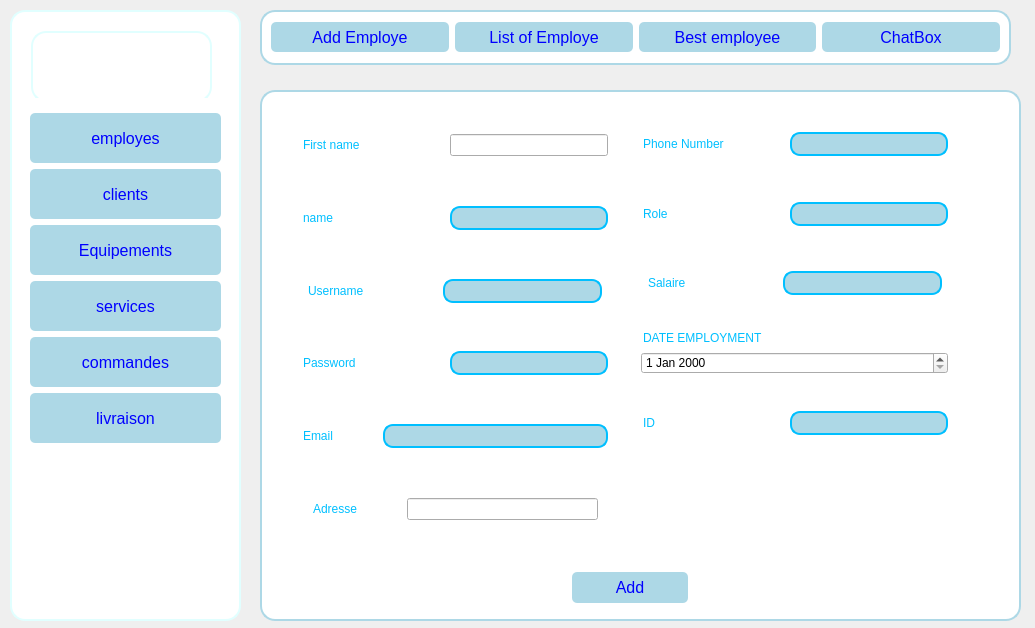
<?xml version="1.0" encoding="UTF-8"?>
<ui version="4.0">
 <class>GestionEmployes</class>
 <widget class="QDialog" name="GestionEmployes">
  <property name="geometry">
   <rect>
    <x>0</x>
    <y>0</y>
    <width>1035</width>
    <height>628</height>
   </rect>
  </property>
  <property name="windowTitle">
   <string>Dialog</string>
  </property>
  <property name="styleSheet">
   <string notr="true">QPushButton {
    background-color: #4CAF50;   /* Green background */
    color: white;                 /* White text */
    border: none;                 /* No border */
    padding: 10px 20px;           /* Padding around the text */
    font-size: 16px;              /* Font size */
    border-radius: 12px;         /* Rounded corners */
    cursor: pointer;             /* Pointer cursor on hover */
}

QPushButton:hover {
    background-color: #45a049;   /* Darker green when hovering */
}

QPushButton:pressed {
    background-color: #3e8e41;   /* Even darker green when pressed */
}
</string>
  </property>
  <widget class="QFrame" name="frame_3">
   <property name="geometry">
    <rect>
     <x>260</x>
     <y>10</y>
     <width>751</width>
     <height>55</height>
    </rect>
   </property>
   <property name="styleSheet">
    <string notr="true">QFrame {
    background-color: white;
    width: 10px;
    border: 2px solid lightblue;;
    border-radius: 15px;
}</string>
   </property>
   <property name="frameShape">
    <enum>QFrame::Shape::NoFrame</enum>
   </property>
   <layout class="QHBoxLayout" name="horizontalLayout_6">
    <item>
     <widget class="QPushButton" name="pushButton_10">
      <property name="minimumSize">
       <size>
        <width>0</width>
        <height>30</height>
       </size>
      </property>
      <property name="styleSheet">
       <string notr="true">QPushButton {
    background-color: lightblue; /* Couleur de fond bleu clair */
    color: blue; /* Couleur du texte bleu */
    border: none; /* Supprime la bordure */
    padding: 5px; /* Ajoute de l'espace autour du texte */
    border-radius: 5px; /* Arrondit les coins */
}
</string>
      </property>
      <property name="text">
       <string>Add Employe</string>
      </property>
     </widget>
    </item>
    <item>
     <widget class="QPushButton" name="pushButton_2">
      <property name="minimumSize">
       <size>
        <width>0</width>
        <height>30</height>
       </size>
      </property>
      <property name="styleSheet">
       <string notr="true">QPushButton {
    background-color: lightblue; /* Couleur de fond bleu clair */
    color: blue; /* Couleur du texte bleu */
    border: none; /* Supprime la bordure */
    padding: 5px; /* Ajoute de l'espace autour du texte */
    border-radius: 5px; /* Arrondit les coins */
}
</string>
      </property>
      <property name="text">
       <string>List of Employe</string>
      </property>
     </widget>
    </item>
    <item>
     <widget class="QPushButton" name="pushButton_11">
      <property name="minimumSize">
       <size>
        <width>0</width>
        <height>30</height>
       </size>
      </property>
      <property name="styleSheet">
       <string notr="true">QPushButton {
    background-color: lightblue; /* Couleur de fond bleu clair */
    color: blue; /* Couleur du texte bleu */
    border: none; /* Supprime la bordure */
    padding: 5px; /* Ajoute de l'espace autour du texte */
    border-radius: 5px; /* Arrondit les coins */
}
</string>
      </property>
      <property name="text">
       <string>Best employee</string>
      </property>
     </widget>
    </item>
    <item>
     <widget class="QPushButton" name="pushButton_12">
      <property name="minimumSize">
       <size>
        <width>0</width>
        <height>30</height>
       </size>
      </property>
      <property name="styleSheet">
       <string notr="true">QPushButton {
    background-color: lightblue; /* Couleur de fond bleu clair */
    color: blue; /* Couleur du texte bleu */
    border: none; /* Supprime la bordure */
    padding: 5px; /* Ajoute de l'espace autour du texte */
    border-radius: 5px; /* Arrondit les coins */
}
</string>
      </property>
      <property name="text">
       <string>ChatBox</string>
      </property>
     </widget>
    </item>
   </layout>
  </widget>
  <widget class="QStackedWidget" name="stackedWidget">
   <property name="geometry">
    <rect>
     <x>260</x>
     <y>90</y>
     <width>761</width>
     <height>531</height>
    </rect>
   </property>
   <property name="styleSheet">
    <string notr="true">#stackedWidget {
    background-color: white;
    width: 10px;
    border: 2px solid lightblue;;
    border-radius: 15px;
}
 </string>
   </property>
   <property name="currentIndex">
    <number>0</number>
   </property>
   <widget class="QWidget" name="page_3">
    <widget class="QWidget" name="widget_10" native="true">
     <property name="geometry">
      <rect>
       <x>30</x>
       <y>20</y>
       <width>325</width>
       <height>431</height>
      </rect>
     </property>
     <layout class="QVBoxLayout" name="verticalLayout_2">
      <item>
       <widget class="QWidget" name="widget_11" native="true">
        <layout class="QHBoxLayout" name="horizontalLayout_7">
         <item>
          <widget class="QLineEdit" name="lineEdit_7">
           <property name="maximumSize">
            <size>
             <width>143</width>
             <height>16777215</height>
            </size>
           </property>
           <property name="styleSheet">
            <string notr="true">QLineEdit{
	 color:deepskyblue;
	font: 700 12pt &quot;Segoe UI&quot;;
	
	;
}
</string>
           </property>
           <property name="text">
            <string>First name</string>
           </property>
           <property name="frame">
            <bool>false</bool>
           </property>
          </widget>
         </item>
         <item>
          <widget class="QLineEdit" name="firstname">
           <property name="minimumSize">
            <size>
             <width>0</width>
             <height>0</height>
            </size>
           </property>
           <property name="maximumSize">
            <size>
             <width>159</width>
             <height>16777215</height>
            </size>
           </property>
           <property name="styleSheet">
            <string notr="true">#nameline_2 {
	background-color: rgb(196, 255, 238);
    border: 2px solid  #00a388;; /* Bordure rose */
    border-radius: 10px; /* Coins arrondis */
    padding: 2px;
}
</string>
           </property>
          </widget>
         </item>
        </layout>
       </widget>
      </item>
      <item>
       <widget class="QWidget" name="widget_12" native="true">
        <layout class="QHBoxLayout" name="horizontalLayout_8">
         <item>
          <widget class="QLineEdit" name="lineEdit_8">
           <property name="maximumSize">
            <size>
             <width>143</width>
             <height>16777215</height>
            </size>
           </property>
           <property name="styleSheet">
            <string notr="true">QLineEdit{
	 color:deepskyblue;
	font: 700 12pt &quot;Segoe UI&quot;;
	
	;
}
</string>
           </property>
           <property name="text">
            <string>name</string>
           </property>
           <property name="frame">
            <bool>false</bool>
           </property>
          </widget>
         </item>
         <item>
          <widget class="QLineEdit" name="name">
           <property name="minimumSize">
            <size>
             <width>0</width>
             <height>0</height>
            </size>
           </property>
           <property name="maximumSize">
            <size>
             <width>159</width>
             <height>16777215</height>
            </size>
           </property>
           <property name="styleSheet">
            <string notr="true">QLineEdit {
	 background-color: lightblue; /* Couleur de fond bleu clair */
    border: 2px solid deepskyblue; /* Bordure de 2 pixels de couleur bleu foncé */
    border-radius: 10px; /* Coins arrondis */
    padding: 2px;
}
</string>
           </property>
          </widget>
         </item>
        </layout>
       </widget>
      </item>
      <item>
       <widget class="QWidget" name="widget_14" native="true">
        <layout class="QHBoxLayout" name="horizontalLayout_10">
         <item>
          <widget class="QLineEdit" name="lineEdit_14">
           <property name="maximumSize">
            <size>
             <width>126</width>
             <height>16777215</height>
            </size>
           </property>
           <property name="styleSheet">
            <string notr="true">QLineEdit{
	 color:deepskyblue;
	font: 700 12pt &quot;Segoe UI&quot;;
	
	;
}
</string>
           </property>
           <property name="text">
            <string>Username</string>
           </property>
           <property name="frame">
            <bool>false</bool>
           </property>
          </widget>
         </item>
         <item>
          <widget class="QLineEdit" name="username">
           <property name="minimumSize">
            <size>
             <width>0</width>
             <height>0</height>
            </size>
           </property>
           <property name="maximumSize">
            <size>
             <width>159</width>
             <height>16777215</height>
            </size>
           </property>
           <property name="styleSheet">
            <string notr="true">QLineEdit {
	 background-color: lightblue; /* Couleur de fond bleu clair */
    border: 2px solid deepskyblue; /* Bordure de 2 pixels de couleur bleu foncé */
    border-radius: 10px; /* Coins arrondis */
    padding: 2px;
}
</string>
           </property>
          </widget>
         </item>
        </layout>
       </widget>
      </item>
      <item>
       <widget class="QWidget" name="widget_16" native="true">
        <layout class="QHBoxLayout" name="horizontalLayout_11">
         <item>
          <widget class="QLineEdit" name="lineEdit_15">
           <property name="maximumSize">
            <size>
             <width>143</width>
             <height>16777215</height>
            </size>
           </property>
           <property name="styleSheet">
            <string notr="true">QLineEdit{
	 color:deepskyblue;
	font: 700 12pt &quot;Segoe UI&quot;;
	
	;
}
</string>
           </property>
           <property name="text">
            <string>Password</string>
           </property>
           <property name="frame">
            <bool>false</bool>
           </property>
          </widget>
         </item>
         <item>
          <widget class="QLineEdit" name="password">
           <property name="minimumSize">
            <size>
             <width>0</width>
             <height>0</height>
            </size>
           </property>
           <property name="maximumSize">
            <size>
             <width>159</width>
             <height>16777215</height>
            </size>
           </property>
           <property name="styleSheet">
            <string notr="true">QLineEdit {
	 background-color: lightblue; /* Couleur de fond bleu clair */
    border: 2px solid deepskyblue; /* Bordure de 2 pixels de couleur bleu foncé */
    border-radius: 10px; /* Coins arrondis */
    padding: 2px;
}
</string>
           </property>
          </widget>
         </item>
        </layout>
       </widget>
      </item>
      <item>
       <widget class="QWidget" name="widget_13" native="true">
        <layout class="QHBoxLayout" name="horizontalLayout_9">
         <item>
          <widget class="QLineEdit" name="lineEdit_9">
           <property name="maximumSize">
            <size>
             <width>76</width>
             <height>16777215</height>
            </size>
           </property>
           <property name="styleSheet">
            <string notr="true">QLineEdit{
	 color:deepskyblue;
	font: 700 12pt &quot;Segoe UI&quot;;
	
	;
}
</string>
           </property>
           <property name="text">
            <string>Email</string>
           </property>
           <property name="frame">
            <bool>false</bool>
           </property>
          </widget>
         </item>
         <item>
          <widget class="QLineEdit" name="email">
           <property name="minimumSize">
            <size>
             <width>0</width>
             <height>0</height>
            </size>
           </property>
           <property name="maximumSize">
            <size>
             <width>16777215</width>
             <height>16777215</height>
            </size>
           </property>
           <property name="styleSheet">
            <string notr="true">QLineEdit {
	 background-color: lightblue; /* Couleur de fond bleu clair */
    border: 2px solid deepskyblue; /* Bordure de 2 pixels de couleur bleu foncé */
    border-radius: 10px; /* Coins arrondis */
    padding: 2px;
}
</string>
           </property>
          </widget>
         </item>
        </layout>
       </widget>
      </item>
      <item>
       <widget class="QWidget" name="widget_2" native="true">
        <layout class="QHBoxLayout" name="horizontalLayout">
         <item>
          <widget class="QLineEdit" name="lineEdit_10">
           <property name="maximumSize">
            <size>
             <width>80</width>
             <height>16777215</height>
            </size>
           </property>
           <property name="styleSheet">
            <string notr="true">QLineEdit{
	 color:deepskyblue;
	font: 700 12pt &quot;Segoe UI&quot;;
	
	;
}
</string>
           </property>
           <property name="text">
            <string>Adresse</string>
           </property>
           <property name="frame">
            <bool>false</bool>
           </property>
          </widget>
         </item>
         <item>
          <widget class="QLineEdit" name="adresse">
           <property name="maximumSize">
            <size>
             <width>191</width>
             <height>16777215</height>
            </size>
           </property>
           <property name="styleSheet">
            <string notr="true">#lineEdit_11 {
	background-color: rgb(196, 255, 238);
    border: 2px solid  #00a388;; /* Bordure rose */
    border-radius: 10px; /* Coins arrondis */
    padding: 2px;
}</string>
           </property>
          </widget>
         </item>
        </layout>
       </widget>
      </item>
     </layout>
    </widget>
    <widget class="QPushButton" name="Add_button_2">
     <property name="geometry">
      <rect>
       <x>310</x>
       <y>480</y>
       <width>116</width>
       <height>31</height>
      </rect>
     </property>
     <property name="styleSheet">
      <string notr="true">
#Add_button_2  {
    background-color: lightblue; /* Couleur de fond bleu clair */
    color: blue; /* Couleur du texte bleu */
    border: none; /* Supprime la bordure */
    padding: 5px; /* Ajoute de l'espace autour du texte */
    border-radius: 5px; /* Arrondit les coins */
}
</string>
     </property>
     <property name="text">
      <string>Add</string>
     </property>
    </widget>
    <widget class="QWidget" name="widget_15" native="true">
     <property name="geometry">
      <rect>
       <x>370</x>
       <y>20</y>
       <width>325</width>
       <height>343</height>
      </rect>
     </property>
     <layout class="QVBoxLayout" name="verticalLayout_4">
      <item>
       <widget class="QWidget" name="widget_22" native="true">
        <layout class="QHBoxLayout" name="horizontalLayout_18">
         <item>
          <widget class="QLineEdit" name="lineEdit_22">
           <property name="maximumSize">
            <size>
             <width>143</width>
             <height>16777215</height>
            </size>
           </property>
           <property name="styleSheet">
            <string notr="true">QLineEdit{
	 color:deepskyblue;
	font: 700 12pt &quot;Segoe UI&quot;;
	
	;
}
</string>
           </property>
           <property name="text">
            <string>Phone Number</string>
           </property>
           <property name="frame">
            <bool>false</bool>
           </property>
          </widget>
         </item>
         <item>
          <widget class="QLineEdit" name="tel">
           <property name="minimumSize">
            <size>
             <width>0</width>
             <height>0</height>
            </size>
           </property>
           <property name="maximumSize">
            <size>
             <width>159</width>
             <height>16777215</height>
            </size>
           </property>
           <property name="styleSheet">
            <string notr="true">QLineEdit {
	 background-color: lightblue; /* Couleur de fond bleu clair */
    border: 2px solid deepskyblue; /* Bordure de 2 pixels de couleur bleu foncé */
    border-radius: 10px; /* Coins arrondis */
    padding: 2px;
}
</string>
           </property>
          </widget>
         </item>
        </layout>
       </widget>
      </item>
      <item>
       <widget class="QWidget" name="widget_23" native="true">
        <layout class="QHBoxLayout" name="horizontalLayout_19">
         <item>
          <widget class="QLineEdit" name="lineEdit_23">
           <property name="maximumSize">
            <size>
             <width>143</width>
             <height>16777215</height>
            </size>
           </property>
           <property name="styleSheet">
            <string notr="true">QLineEdit{
	 color:deepskyblue;
	font: 700 12pt &quot;Segoe UI&quot;;
	
	;
}
</string>
           </property>
           <property name="text">
            <string>Role</string>
           </property>
           <property name="frame">
            <bool>false</bool>
           </property>
          </widget>
         </item>
         <item>
          <widget class="QLineEdit" name="role">
           <property name="minimumSize">
            <size>
             <width>0</width>
             <height>0</height>
            </size>
           </property>
           <property name="maximumSize">
            <size>
             <width>159</width>
             <height>16777215</height>
            </size>
           </property>
           <property name="styleSheet">
            <string notr="true">QLineEdit {
	 background-color: lightblue; /* Couleur de fond bleu clair */
    border: 2px solid deepskyblue; /* Bordure de 2 pixels de couleur bleu foncé */
    border-radius: 10px; /* Coins arrondis */
    padding: 2px;
}
</string>
           </property>
          </widget>
         </item>
        </layout>
       </widget>
      </item>
      <item>
       <widget class="QWidget" name="widget_24" native="true">
        <layout class="QHBoxLayout" name="horizontalLayout_20">
         <item>
          <widget class="QLineEdit" name="lineEdit_24">
           <property name="maximumSize">
            <size>
             <width>126</width>
             <height>16777215</height>
            </size>
           </property>
           <property name="styleSheet">
            <string notr="true">QLineEdit{
	 color:deepskyblue;
	font: 700 12pt &quot;Segoe UI&quot;;
	
	;
}
</string>
           </property>
           <property name="text">
            <string>Salaire</string>
           </property>
           <property name="frame">
            <bool>false</bool>
           </property>
          </widget>
         </item>
         <item>
          <widget class="QLineEdit" name="salaire">
           <property name="minimumSize">
            <size>
             <width>0</width>
             <height>0</height>
            </size>
           </property>
           <property name="maximumSize">
            <size>
             <width>159</width>
             <height>16777215</height>
            </size>
           </property>
           <property name="styleSheet">
            <string notr="true">QLineEdit {
	 background-color: lightblue; /* Couleur de fond bleu clair */
    border: 2px solid deepskyblue; /* Bordure de 2 pixels de couleur bleu foncé */
    border-radius: 10px; /* Coins arrondis */
    padding: 2px;
}
</string>
           </property>
          </widget>
         </item>
        </layout>
       </widget>
      </item>
      <item>
       <widget class="QWidget" name="widget_25" native="true">
        <layout class="QVBoxLayout" name="verticalLayout_5">
         <item>
          <widget class="QLineEdit" name="lineEdit_25">
           <property name="maximumSize">
            <size>
             <width>198</width>
             <height>16777215</height>
            </size>
           </property>
           <property name="styleSheet">
            <string notr="true">QLineEdit{
	 color:deepskyblue;
	font: 700 12pt &quot;Segoe UI&quot;;
	
	;
}
</string>
           </property>
           <property name="text">
            <string>DATE EMPLOYMENT</string>
           </property>
           <property name="frame">
            <bool>false</bool>
           </property>
          </widget>
         </item>
         <item>
          <widget class="QDateEdit" name="dateEdit"/>
         </item>
        </layout>
       </widget>
      </item>
      <item>
       <widget class="QWidget" name="widget_26" native="true">
        <layout class="QHBoxLayout" name="horizontalLayout_22">
         <item>
          <widget class="QLineEdit" name="lineEdit_11">
           <property name="maximumSize">
            <size>
             <width>143</width>
             <height>16777215</height>
            </size>
           </property>
           <property name="styleSheet">
            <string notr="true">QLineEdit{
	 color:deepskyblue;
	font: 700 12pt &quot;Segoe UI&quot;;
	
	;
}
</string>
           </property>
           <property name="text">
            <string>ID</string>
           </property>
           <property name="frame">
            <bool>false</bool>
           </property>
          </widget>
         </item>
         <item>
          <widget class="QLineEdit" name="idemp">
           <property name="minimumSize">
            <size>
             <width>0</width>
             <height>0</height>
            </size>
           </property>
           <property name="maximumSize">
            <size>
             <width>159</width>
             <height>16777215</height>
            </size>
           </property>
           <property name="styleSheet">
            <string notr="true">QLineEdit {
	 background-color: lightblue; /* Couleur de fond bleu clair */
    border: 2px solid deepskyblue; /* Bordure de 2 pixels de couleur bleu foncé */
    border-radius: 10px; /* Coins arrondis */
    padding: 2px;
}
</string>
           </property>
          </widget>
         </item>
        </layout>
       </widget>
      </item>
     </layout>
    </widget>
   </widget>
   <widget class="QWidget" name="page_4">
    <widget class="QTableView" name="tableView">
     <property name="geometry">
      <rect>
       <x>30</x>
       <y>90</y>
       <width>701</width>
       <height>281</height>
      </rect>
     </property>
     <property name="styleSheet">
      <string notr="true">#tableView{
background-color: white;
    border: 2px solid  lightblue;;; /* Bordure rose */
    border-radius: 10px; /* Coins arrondis */
    padding: 2px;
}</string>
     </property>
    </widget>
    <widget class="QLineEdit" name="deleteline">
     <property name="geometry">
      <rect>
       <x>360</x>
       <y>380</y>
       <width>241</width>
       <height>28</height>
      </rect>
     </property>
     <property name="styleSheet">
      <string notr="true">#deleteline{
background-color: rgb(196, 255, 238);
    border: 2px solid lightblue;;; /* Bordure rose */
    border-radius: 10px; /* Coins arrondis */
    padding: 2px;
}</string>
     </property>
     <property name="placeholderText">
      <string>Deleted id</string>
     </property>
    </widget>
    <widget class="QPushButton" name="delete_button_2">
     <property name="geometry">
      <rect>
       <x>430</x>
       <y>410</y>
       <width>121</width>
       <height>29</height>
      </rect>
     </property>
     <property name="styleSheet">
      <string notr="true">#delete_button_2 {
	
	background-color: lightblue; /* Couleur de fond bleu clair */
    color: blue; /* Couleur du texte bleu */
    border: none; /* Supprime la bordure */
    padding: 5px; /* Ajoute de l'espace autour du texte */
    border-radius: 5px; /* Arrondit les coins */
}
</string>
     </property>
     <property name="text">
      <string>Delete</string>
     </property>
    </widget>
    <widget class="QFrame" name="frame_2">
     <property name="geometry">
      <rect>
       <x>490</x>
       <y>30</y>
       <width>231</width>
       <height>51</height>
      </rect>
     </property>
     <property name="styleSheet">
      <string notr="true">#frame_2{
background-color: white;
    border: 2px solid  lightblue;;; /* Bordure rose */
    border-radius: 10px; /* Coins arrondis */
    padding: 2px;
}</string>
     </property>
     <property name="frameShape">
      <enum>QFrame::Shape::StyledPanel</enum>
     </property>
     <property name="frameShadow">
      <enum>QFrame::Shadow::Raised</enum>
     </property>
     <layout class="QHBoxLayout" name="horizontalLayout_12">
      <item>
       <widget class="QLabel" name="label">
        <property name="text">
         <string/>
        </property>
        <property name="pixmap">
         <pixmap>../../Downloads/Nouveau dossier/search.svg</pixmap>
        </property>
        <property name="scaledContents">
         <bool>true</bool>
        </property>
       </widget>
      </item>
      <item>
       <widget class="QLineEdit" name="lineEdit_13">
        <property name="styleSheet">
         <string notr="true">#lineEdit_13{

background-color: white;
    border:none;; /* Bordure rose */
}</string>
        </property>
        <property name="placeholderText">
         <string>Search</string>
        </property>
       </widget>
      </item>
     </layout>
    </widget>
    <widget class="QComboBox" name="tri">
     <property name="geometry">
      <rect>
       <x>50</x>
       <y>40</y>
       <width>191</width>
       <height>41</height>
      </rect>
     </property>
     <property name="styleSheet">
      <string notr="true">/* Style for the ComboBox */
QComboBox {
    background-color: white;
    border: 2px solidlightblue;;
    border-radius: 10px;
    padding: 2px;
    min-width: 120px;
}

</string>
     </property>
     <property name="currentText">
      <string>Par defaut</string>
     </property>
     <property name="currentIndex">
      <number>0</number>
     </property>
     <item>
      <property name="text">
       <string>Par defaut</string>
      </property>
     </item>
     <item>
      <property name="text">
       <string>PRENOM</string>
      </property>
     </item>
     <item>
      <property name="text">
       <string>NOM</string>
      </property>
     </item>
    </widget>
    <widget class="QPushButton" name="pdf">
     <property name="geometry">
      <rect>
       <x>50</x>
       <y>380</y>
       <width>121</width>
       <height>31</height>
      </rect>
     </property>
     <property name="styleSheet">
      <string notr="true">#pdf{
background-color: lightblue; /* Couleur de fond bleu clair */
    color: blue; /* Couleur du texte bleu */
    border: none; /* Supprime la bordure */
    padding: 5px; /* Ajoute de l'espace autour du texte */
    border-radius: 5px; /* Arrondit les coins */
}

</string>
     </property>
     <property name="text">
      <string>Export pdf</string>
     </property>
    </widget>
    <widget class="QPushButton" name="excel">
     <property name="geometry">
      <rect>
       <x>50</x>
       <y>440</y>
       <width>121</width>
       <height>31</height>
      </rect>
     </property>
     <property name="styleSheet">
      <string notr="true">#excel{
	background-color: lightblue; /* Couleur de fond bleu clair */
    color: blue; /* Couleur du texte bleu */
    border: none; /* Supprime la bordure */
    padding: 5px; /* Ajoute de l'espace autour du texte */
    border-radius: 5px; /* Arrondit les coins */
}</string>
     </property>
     <property name="text">
      <string>Export Excel</string>
     </property>
    </widget>
   </widget>
   <widget class="QWidget" name="page">
    <widget class="QComboBox" name="comboBox">
     <property name="geometry">
      <rect>
       <x>90</x>
       <y>140</y>
       <width>331</width>
       <height>22</height>
      </rect>
     </property>
     <property name="currentText">
      <string/>
     </property>
    </widget>
    <widget class="QLineEdit" name="lineEditAbsence">
     <property name="geometry">
      <rect>
       <x>212</x>
       <y>200</y>
       <width>191</width>
       <height>22</height>
      </rect>
     </property>
    </widget>
    <widget class="QPushButton" name="showTopEmployeeButton">
     <property name="geometry">
      <rect>
       <x>464</x>
       <y>130</y>
       <width>171</width>
       <height>61</height>
      </rect>
     </property>
     <property name="styleSheet">
      <string notr="true">background-color: lightblue; /* Couleur de fond bleu clair */
    color: blue; /* Couleur du texte bleu */
    border: none; /* Supprime la bordure */
    padding: 5px; /* Ajoute de l'espace autour du texte */
    border-radius: 5px; /* Arrondit les coins */</string>
     </property>
     <property name="text">
      <string>best employee</string>
     </property>
    </widget>
   </widget>
   <widget class="QWidget" name="page_2">
    <layout class="QVBoxLayout" name="verticalLayout_3">
     <item>
      <widget class="QTextEdit" name="chatArea">
       <property name="contextMenuPolicy">
        <enum>Qt::ContextMenuPolicy::NoContextMenu</enum>
       </property>
      </widget>
     </item>
     <item>
      <widget class="QLineEdit" name="inputField"/>
     </item>
     <item>
      <widget class="QPushButton" name="sendButton">
       <property name="styleSheet">
        <string notr="true">QPushButton {
    background-color: lightblue; /* Couleur de fond bleu clair */
    color: blue; /* Couleur du texte bleu */
    border: none; /* Supprime la bordure */
    padding: 5px; /* Ajoute de l'espace autour du texte */
    border-radius: 5px; /* Arrondit les coins */
}
</string>
       </property>
       <property name="text">
        <string>PushButton</string>
       </property>
      </widget>
     </item>
    </layout>
   </widget>
  </widget>
  <widget class="QFrame" name="frame">
   <property name="geometry">
    <rect>
     <x>10</x>
     <y>10</y>
     <width>231</width>
     <height>611</height>
    </rect>
   </property>
   <property name="styleSheet">
    <string notr="true">QFrame {
    background-color: white;
    width: 10px;
    border: 2px solid rgb(225,255,255);
    border-radius: 15px;
}</string>
   </property>
   <property name="frameShape">
    <enum>QFrame::Shape::NoFrame</enum>
   </property>
   <layout class="QVBoxLayout" name="verticalLayout">
    <item>
     <widget class="QWidget" name="widget_9" native="true">
      <property name="minimumSize">
       <size>
        <width>0</width>
        <height>77</height>
       </size>
      </property>
      <property name="maximumSize">
       <size>
        <width>16777215</width>
        <height>77</height>
       </size>
      </property>
      <property name="styleSheet">
       <string notr="true">white</string>
      </property>
      <widget class="QLabel" name="label_2">
       <property name="geometry">
        <rect>
         <x>10</x>
         <y>10</y>
         <width>181</width>
         <height>71</height>
        </rect>
       </property>
       <property name="text">
        <string/>
       </property>
       <property name="pixmap">
        <pixmap>../../../Downloads/WhatsApp_Image_2024-11-16_à_21.19.30_76d901a0-removebg-preview (1).png</pixmap>
       </property>
       <property name="scaledContents">
        <bool>true</bool>
       </property>
      </widget>
     </widget>
    </item>
    <item>
     <widget class="QWidget" name="widget_8" native="true">
      <property name="styleSheet">
       <string notr="true">white</string>
      </property>
      <layout class="QFormLayout" name="formLayout_2">
       <item row="0" column="0" colspan="2">
        <widget class="QPushButton" name="pushButton">
         <property name="minimumSize">
          <size>
           <width>0</width>
           <height>50</height>
          </size>
         </property>
         <property name="styleSheet">
          <string notr="true">QPushButton {
    background-color: lightblue; /* Couleur de fond bleu clair */
    color: blue; /* Couleur du texte bleu */
    border: none; /* Supprime la bordure */
    padding: 5px; /* Ajoute de l'espace autour du texte */
    border-radius: 5px; /* Arrondit les coins */
}
</string>
         </property>
         <property name="text">
          <string>employes</string>
         </property>
        </widget>
       </item>
       <item row="1" column="0" colspan="2">
        <widget class="QPushButton" name="pushButton_4">
         <property name="minimumSize">
          <size>
           <width>0</width>
           <height>50</height>
          </size>
         </property>
         <property name="styleSheet">
          <string notr="true">QPushButton {
    background-color: lightblue; /* Couleur de fond bleu clair */
    color: blue; /* Couleur du texte bleu */
    border: none; /* Supprime la bordure */
    padding: 5px; /* Ajoute de l'espace autour du texte */
    border-radius: 5px; /* Arrondit les coins */
}
</string>
         </property>
         <property name="text">
          <string>clients</string>
         </property>
        </widget>
       </item>
       <item row="2" column="0" colspan="2">
        <widget class="QPushButton" name="pushButton_8">
         <property name="minimumSize">
          <size>
           <width>0</width>
           <height>50</height>
          </size>
         </property>
         <property name="styleSheet">
          <string notr="true">QPushButton {
    background-color: lightblue; /* Couleur de fond bleu clair */
    color: blue; /* Couleur du texte bleu */
    border: none; /* Supprime la bordure */
    padding: 5px; /* Ajoute de l'espace autour du texte */
    border-radius: 5px; /* Arrondit les coins */
}
</string>
         </property>
         <property name="text">
          <string>Equipements</string>
         </property>
        </widget>
       </item>
       <item row="3" column="0" colspan="2">
        <widget class="QPushButton" name="pushButton_5">
         <property name="minimumSize">
          <size>
           <width>0</width>
           <height>50</height>
          </size>
         </property>
         <property name="styleSheet">
          <string notr="true">QPushButton {
    background-color: lightblue; /* Couleur de fond bleu clair */
    color: blue; /* Couleur du texte bleu */
    border: none; /* Supprime la bordure */
    padding: 5px; /* Ajoute de l'espace autour du texte */
    border-radius: 5px; /* Arrondit les coins */
}
</string>
         </property>
         <property name="text">
          <string>services</string>
         </property>
         <property name="autoDefault">
          <bool>true</bool>
         </property>
         <property name="default">
          <bool>false</bool>
         </property>
        </widget>
       </item>
       <item row="4" column="0" colspan="2">
        <widget class="QPushButton" name="pushButton_6">
         <property name="minimumSize">
          <size>
           <width>0</width>
           <height>50</height>
          </size>
         </property>
         <property name="styleSheet">
          <string notr="true">QPushButton {
    background-color: lightblue; /* Couleur de fond bleu clair */
    color: blue; /* Couleur du texte bleu */
    border: none; /* Supprime la bordure */
    padding: 5px; /* Ajoute de l'espace autour du texte */
    border-radius: 5px; /* Arrondit les coins */
}
</string>
         </property>
         <property name="text">
          <string>commandes</string>
         </property>
        </widget>
       </item>
       <item row="5" column="0" colspan="2">
        <widget class="QPushButton" name="pushButton_7">
         <property name="minimumSize">
          <size>
           <width>0</width>
           <height>50</height>
          </size>
         </property>
         <property name="styleSheet">
          <string notr="true">QPushButton {
    background-color: lightblue; /* Couleur de fond bleu clair */
    color: blue; /* Couleur du texte bleu */
    border: none; /* Supprime la bordure */
    padding: 5px; /* Ajoute de l'espace autour du texte */
    border-radius: 5px; /* Arrondit les coins */
}
</string>
         </property>
         <property name="text">
          <string>livraison</string>
         </property>
        </widget>
       </item>
      </layout>
     </widget>
    </item>
   </layout>
  </widget>
 </widget>
 <resources/>
 <connections/>
</ui>
